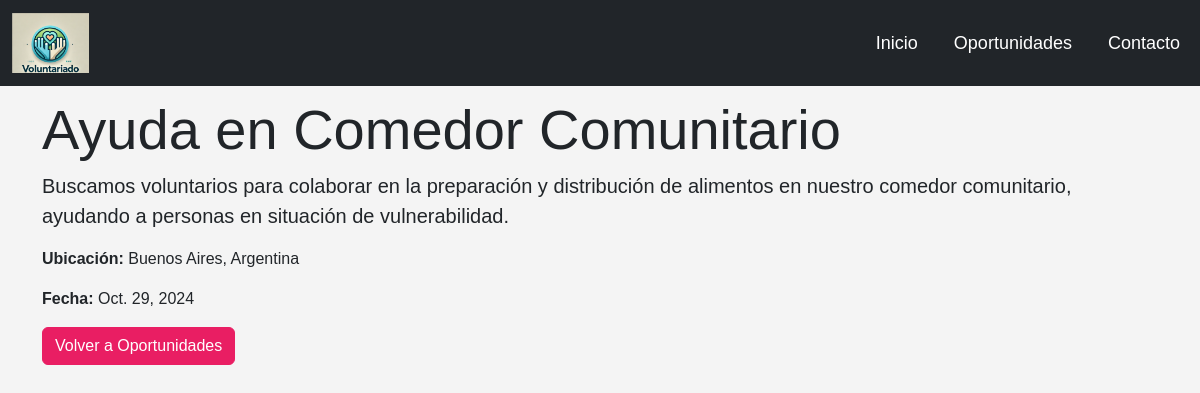
/oportunidad/7/, run on the app's committed database.
### voluntarios/models.py (models this page shows, shortened)
class Oportunidad(models.Model):
    nombre = models.CharField(max_length=200)
    descripcion = models.TextField()
    ubicacion = models.CharField(max_length=100)
    fecha = models.DateField()
    requisitos = models.TextField(null=True)  # Asegúrate de tener este campo
    contacto = models.CharField(max_length=100, null=True)  # Cambia a nullable
    imagen = models.ImageField(upload_to='voluntariados/', null=True, blank=True)

### voluntarios/views.py (the view)
# urls.py: path('oportunidad/<int:id>/', oportunidad_detalle, name='oportunidad_detalle'),  # Nueva ruta para los detalles
def oportunidad_detalle(request, id):
    oportunidad = get_object_or_404(Oportunidad, id=id)
    return render(request, 'oportunidad_detalle.html', {'oportunidad': oportunidad})

### voluntarios/templates/oportunidad_detalle.html (shortened to what this page needs)
{% load static %}
<!DOCTYPE html>
<html lang="es">
<head>
    <link href="https://cdn.jsdelivr.net/npm/bootstrap@5.3.0-alpha1/dist/css/bootstrap.min.css" rel="stylesheet">
    <link rel="stylesheet" href="{% static 'css/styless.css' %}">
</head>
<body>
    <nav class="navbar navbar-expand-lg navbar-dark bg-dark fixed-top">
        <div class="container-fluid">
            <a class="navbar-brand" href="#">
                <img src="{% static 'img/logo.png' %}" alt="Logo" class="logo">
            </a>
            <div class="collapse navbar-collapse" id="navbarNav">
                <ul class="navbar-nav ms-auto">
                    <li class="nav-item">
                        <a class="nav-link" href="/">Inicio</a>
                    </li>
                    <li class="nav-item">
                        <a class="nav-link" href="/#oportunidades">Oportunidades</a>
                    </li>
                    <li class="nav-item">
                        <a class="nav-link" href="/#contacto">Contacto</a>
                    </li>
                </ul>
            </div>
        </div>
    </nav>
    <section class="py-5 mt-5">
        <div class="container">
            <h1 class="display-4">{{ oportunidad.nombre }}</h1>
            <p class="lead">{{ oportunidad.descripcion }}</p>
            <p><strong>Ubicación:</strong> {{ oportunidad.ubicacion }}</p>
            <p><strong>Fecha:</strong> {{ oportunidad.fecha }}</p>
            <a href="/" class="btn btn-primary">Volver a Oportunidades</a>
        </div>
    </section>
</body>
</html>

### voluntarios/static/css/styless.css (style rules this page uses)
body { font-family: 'Arial', sans-serif; margin: 0; padding: 0; background-color: #f4f4f4; }
.navbar-dark { background-color: #e91e63; }
.navbar-nav .nav-link { color: #fff; font-size: 18px; margin-left: 20px; }
.navbar-brand .logo { height: 60px; }
.btn-primary { background-color: #e91e63; border-color: #e91e63; }

### data on the page
Oportunidad: nombre "Ayuda en Comedor Comunitario", descripcion "Buscamos voluntarios para colaborar en la preparación y distribución de alimentos en nuestro comedor comunitario, ayudando a personas en situación de vulnerabilidad.", ubicacion "Buenos Aires, Argentina", fecha "Oct. 29, 2024"
